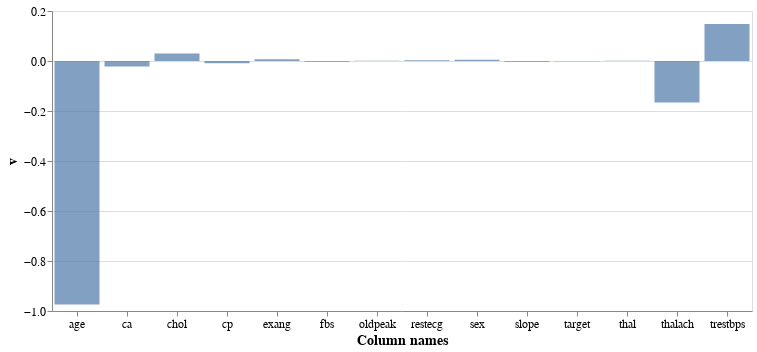

Write notebook code for a chart like this one.
### Code cell
# contribution of each feature for PC4
plot_pc(list(kaggle_df.columns), vt, 3)

### Figure 1 — Vega-Lite specification as saved in the notebook (floating-point values rounded to 4 significant figures)
{"config": {"view": {"continuousWidth": 400, "continuousHeight": 300}, "axis": {"labelFontSize": 12, "titleFontSize": 14}, "axisX": {"labelAngle": 0}}, "data": {"name": "data-bb4a2607d2ae91715c8b68fe0ac84d7e"}, "mark": "bar", "encoding": {"opacity": {"value": 0.7}, "x": {"type": "nominal", "field": "Column names"}, "y": {"type": "quantitative", "field": "v"}}, "width": 700, "$schema": "https://vega.github.io/schema/vega-lite/v4.8.1.json", "datasets": {"data-bb4a2607d2ae91715c8b68fe0ac84d7e": [{"v": -0.974, "Column names": "age"}, {"v": 0.004636, "Column names": "sex"}, {"v": -0.009265, "Column names": "cp"}, {"v": 0.148, "Column names": "trestbps"}, {"v": 0.03025, "Column names": "chol"}, {"v": -0.003434, "Column names": "fbs"}, {"v": 0.002958, "Column names": "restecg"}, {"v": -0.1665, "Column names": "thalach"}, {"v": 0.007025, "Column names": "exang"}, {"v": 0.000806, "Column names": "oldpeak"}, {"v": -0.003224, "Column names": "slope"}, {"v": -0.02235, "Column names": "ca"}, {"v": 0.0008683, "Column names": "thal"}, {"v": -0.001045, "Column names": "target"}]}}
